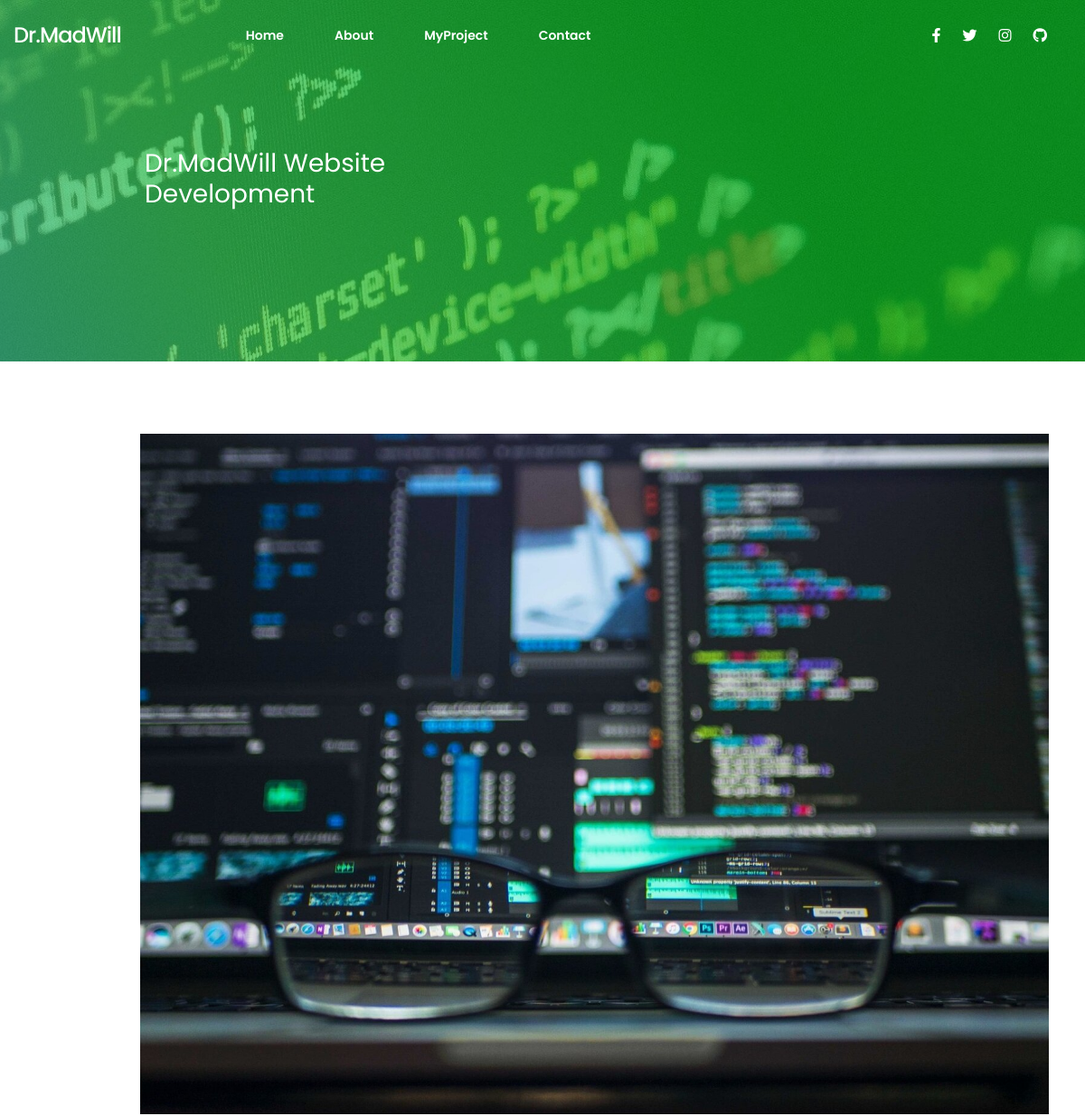
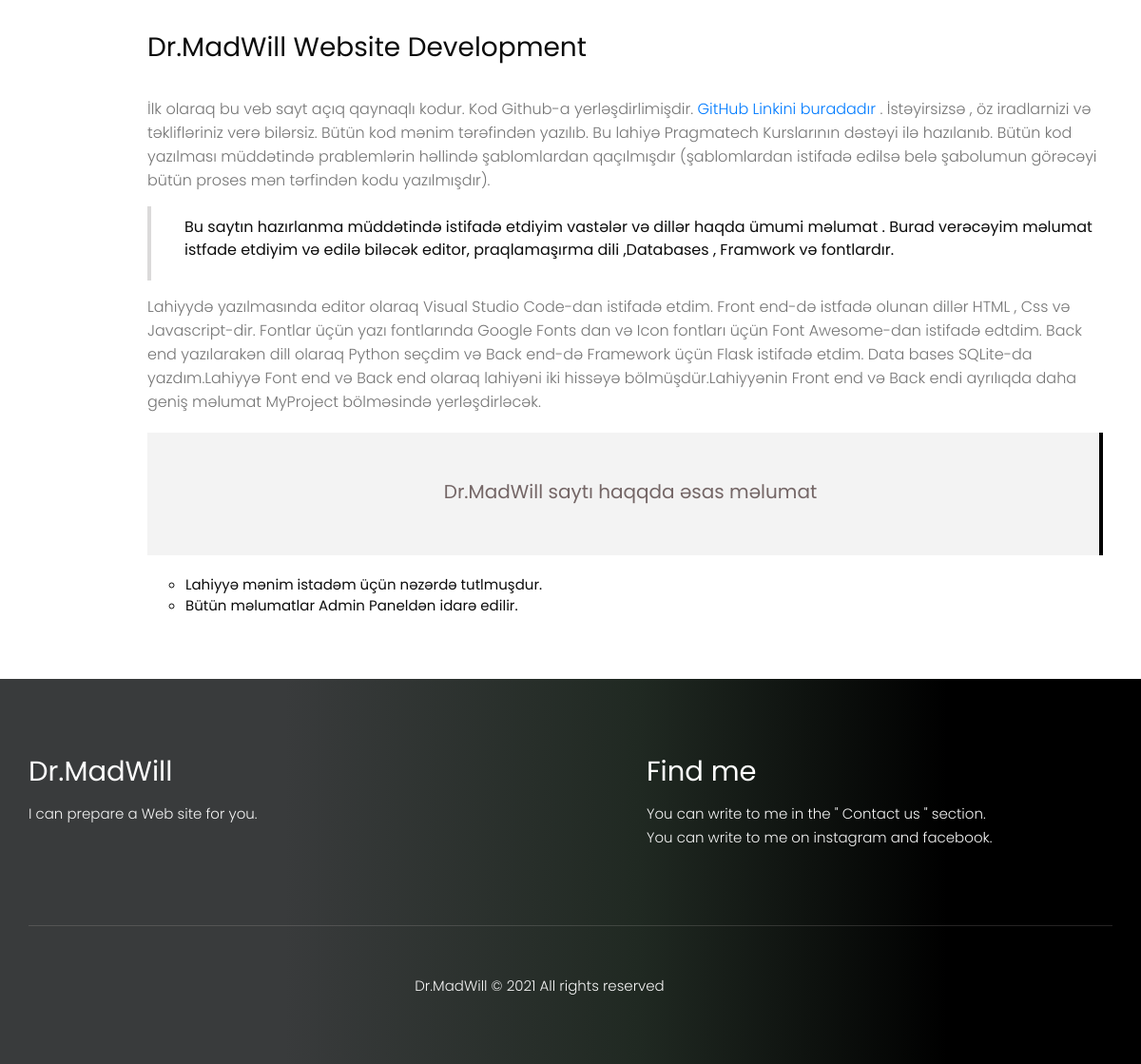
The app's page /project/1 with its own data (2 pictures, top to bottom).
### postd/models.py (models this page shows, shortened)
class Backgroundimg(db.Model):
    id = db.Column(db.Integer, primary_key=True)
    infoimg = db.Column(db.String(80), nullable=False)
    show=db.Column(db.String(1))

class Projectin(db.Model):
    id = db.Column(db.Integer, primary_key=True)
    protime = db.Column(db.String(25), nullable=False)
    protitle = db.Column(db.String(50), nullable=False)
    prosortcut = db.Column(db.String(80), nullable=False)
    projareya = db.Column(db.Text)
    cardTextadd=db.Column(db.String(210))
    projareya2 = db.Column(db.Text)
    projtitle = db.Column(db.String(100))
    listp = db.Column(db.String(70))
    listp1 = db.Column(db.String(70))
    listp2 = db.Column(db.String(70))
    listp3 = db.Column(db.String(70))
    listp4 = db.Column(db.String(70))
    listp5 = db.Column(db.String(70))
    listp6 = db.Column(db.String(70))
    listp7 = db.Column(db.String(70))
    projareya3 = db.Column(db.Text)
    proimg=db.Column(db.String(100))
    show=db.Column(db.String(10))

### postd/routes.py (the view)
@app.route('/project/<int:id>', methods=['GET','POST'])
def project(id):
    procejt=Projectin.query.get_or_404(id)
    bacgroundimall=Backgroundimg.query.all()
    hinfolen=len(bacgroundimall)-1
    backimg=bacgroundimall[hinfolen]
    return render_template('will-project.html',procejt=procejt,backimg=backimg)

### postd/templates/will-project.html (shortened to what this page needs)
{% extends 'base.html' %}
    {% block contet %}
        <main>
            <section style="background-image:linear-gradient(60deg, rgba(60,173,208,0.7) 25%, rgba(46,195,75,0.7) 56%, rgba(0,181,23,0.7) 83%), url(../static/img/{{backimg.infoimg}})" id="home-project">
                <div class="container pr-row home-project-deskop">
                    <div class="title-container">
                        <h2 class="home-project-title tcapitalize">
                            {{procejt.protitle}}
                        </h2>
                    </div>
                </div>
            </section>
            <section id="info-project">
                <div class="container">
                    <div class="left-space">
                        <div class="img-container">
                            <img class="pr-img-fluid" src="../static/img/{{procejt.proimg}}" alt="">
                        </div>
                        <div>
                            <h3 class="project-info-title tcapitalize">
                                {{procejt.protitle}}
                            </h3>
                            <p id="projareya" class="project-text">
                                {{procejt.projareya | safe}}
                            </p>
                            <div class="left-border">
                                <p>
                                    {{procejt.prosortcut}}
                                    {% if procejt.cardTextadd %}
                                        {{procejt.cardTextadd  | safe}}
                                    {% endif %}
                                </p>
                            </div>
                            <p class="project-text">{{procejt.projareya2  | safe}}</p>
                            <div class="pr-row pr-justify-content-center info-project-info">
                                <h4 class="info-title">{{procejt.projtitle  | safe}}</h4>
                            </div>
                            {% if procejt.listp %}
                            <ol>
                                <li>
                                    {{procejt.listp | safe}}
                                </li>
                                {% if procejt.listp1 %}
                                <li>
                                    {{procejt.listp1 | safe}}
                                </li>
                                {% endif %}
                            </ol>
                            {% endif %}
                        </div>
                    </div>
                </div>
            </section>
        </main>
    {% endblock %}

### postd/static/css/header.css (style rules this page uses)
:root { --first-clr:#f1f1f1; --second-clr:rgba(221, 25, 25, 0.856); --trid-clr:#000; --fourth-clr:rgba(63, 59, 59,0.83); --btext-clr:#757575; --ttext-clr: #393939; --shadow:rgba(78, 78, 78, 0.342); --gradient-clr:linear-gradient(60deg, rgba(60,173,208,1) 25%, rgba(46,195,75,1) 56%, rgba(0,181,23,1) 83%); --ffamily:'Poppins', sans-serif; }
.container { padding: 0 !important; box-sizing: border-box; }

### postd/static/css/common.css (style rules this page uses)
:root { --first-clr:#f1f1f1; --second-clr:rgba(221, 25, 25, 0.856); --trid-clr:#000; --fourth-clr:rgba(63, 59, 59,0.83); --btext-clr:#757575; --ttext-clr: #393939; --shadow:rgba(78, 78, 78, 0.342); --gradient-clr:linear-gradient(60deg, rgba(60,173,208,1) 25%, rgba(46,195,75,1) 56%, rgba(0,181,23,1) 83%); --ffamily:'Poppins', sans-serif; }
html { scroll-behavior: smooth; }
body { font-family: var(--ffamily); margin: 0; padding: 0; box-sizing: border-box; color: rgb(12, 12, 12); }
html { font-size: 10px; transition: all 0.5s; }
.pr-row { display:flex; }
.pr-justify-content-center { justify-content: center; }
.tcapitalize { text-transform: capitalize; }

### postd/static/css/main.css (style rules this page uses)
:root { --first-clr:#f1f1f1; --second-clr:rgba(221, 25, 25, 0.856); --trid-clr:#000; --fourth-clr:rgba(63, 59, 59,0.83); --btext-clr:#757575; --ttext-clr: #393939; --shadow:rgba(78, 78, 78, 0.342); --gradient-clr:linear-gradient(60deg, rgba(60,173,208,1) 25%, rgba(46,195,75,1) 56%, rgba(0,181,23,1) 83%); --ffamily:'Poppins', sans-serif; }

### postd/static/css/footer.css (style rules this page uses)
:root { --first-clr:#f1f1f1; --second-clr:rgba(221, 25, 25, 0.856); --trid-clr:#000; --fourth-clr:rgba(63, 59, 59,0.83); --btext-clr:#757575; --ttext-clr: #393939; --shadow:rgba(78, 78, 78, 0.342); --gradient-clr:linear-gradient(60deg, rgba(60,173,208,1) 25%, rgba(46,195,75,1) 56%, rgba(0,181,23,1) 83%); --ffamily:'Poppins', sans-serif; }

### postd/static/css/sayfa.css (style rules this page uses)
* { font-family: 'Poppins', sans-serif; }
#home-project { background-repeat: no-repeat; background-attachment: fixed; background-position: bottom; background-size: cover; }
#home-project .pr-row { align-items: center; color: white; transition: all 0.3s; }
#home-project .title-container { margin-left: 115px; width: 460px; padding: 0 15px; transition: all 0.3s; }
.home-project-title { font-size: 28px; font-weight: 400; }
.home-project-deskop { height: 400px; transition: all 0.3s; }
#info-project { padding: 55px 0; }
.left-space { margin-left: 115px; padding: 0 10px; }
.img-container { width: 100%; margin: 25px 0; }
.pr-img-fluid { width: 100%; height: auto; }
.project-text { font-family: 'Poppins', sans-serif; font-size: 16px; font-weight: 300; color: #757575; line-height: 25px; margin: 5px 0; }
.project-info-title { font-size: 28px; font-weight: 400; margin: 35px 0; font-family: 'Poppins', sans-serif; }
.left-border { border-left: 4px solid #cccacab2; padding:10px 0px 10px 35px ; font-size: 16px; font-weight: 300; font-weight: 400; margin: 15px 0; }
.info-project-info { margin: 20px 0; padding: 50px 0; background-color: #f3f3f3; border-right: 4px solid black; }
.info-title { font-size: 20px; margin-left: 15px; font-weight: 400; color: rgb(116, 102, 102); }
ol { list-style: circle; font-size: 15px; }

### records on screen
Backgroundimg: infoimg (picture)
Projectin: protitle "Dr.MadWill Website Development", proimg (picture), projareya "İlk olaraq bu veb sayt açıq qaynaqlı kodur. Kod Github-a yerləşdirlimişdir. GitHub Linkini buradadır . İstəyirsizsə , öz iradlarnizi və təklifləriniz verə bilərsiz. Bütün kod mənim tərəfindən yazılıb. Bu lahiyə Pragmatech Kurslarının dəstəyi ilə hazılanıb. Bütün kod yazılması müddətində prablemlərin həllində şablomlardan qaçılmışdır (şablomlardan istifadə edilsə belə şabolumun görəcəyi bütün proses mən tərfindən kodu yazılmışdır).", prosortcut "Bu saytın hazırlanma müddətində istifadə etdiyim vastələr və dillər haqda ümumi məlumat .", cardTextadd "Burad verəcəyim məlumat istfade etdiyim və edilə biləcək editor, praqlamaşırma dili ,Databases , Framwork və fontlardır.", projareya2 "Lahiyydə yazılmasında editor olaraq Visual Studio Code-dan istifadə etdim. Front end-də istfadə olunan dillər HTML , Css və Javascript-dir. Fontlar üçün yazı fontlarında Google Fonts dan və Icon fontları üçün Font Awesome-dan istifadə edtdim. Back end yazılarakən dill olaraq Python seçdim və Back end-də Framework üçün Flask istifadə etdim. Data bases SQLite-da yazdım.Lahiyyə Font end və Back end olaraq lahiyəni iki hissəyə bölmüşdür.Lahiyyənin Front end və Back endi ayrılıqda daha geniş məlumat MyProject bölməsində yerləşdirləcək.", projtitle "Dr.MadWill saytı haqqda əsas məlumat", listp "Lahiyyə mənim istadəm üçün nəzərdə tutlmuşdur.", listp1 "Bütün məlumatlar Admin Paneldən idarə edilir."
